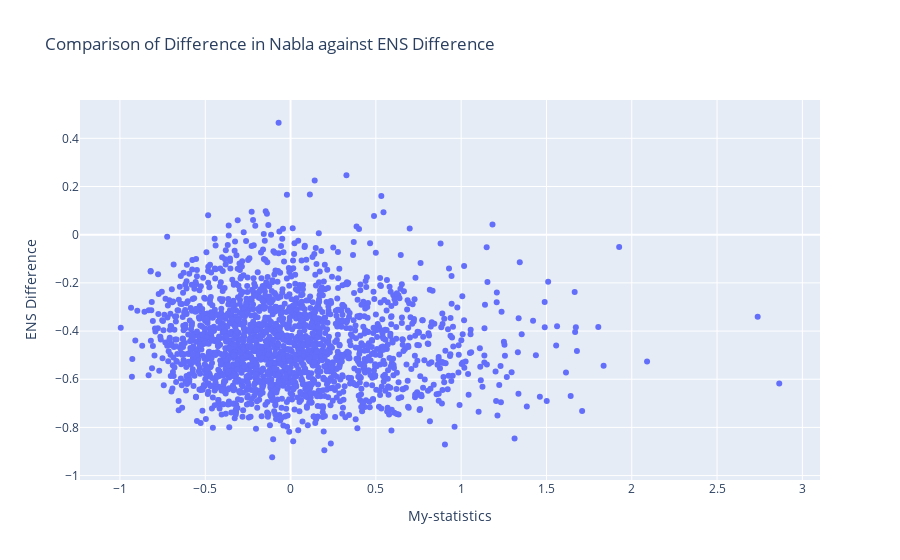

The code cell stored with this chart in its notebook:
### Code cell
Q2_list = []
nabla_list = []
ens_difference_list = []
Q1 = generate_rate_matrix()
t = 0.3
jsd_value = jsd(p0, pi_balance)
ens1 = calculate_ENS(p0, Q1, t)
nabla1 = calculate_non_stationarity(p0, np.array(Q1), t)
nabla_list2 = []
p1 = calculate_stationary_distribution(np.array(Q1))
jsd_p1_p2_list = []
for i in range(2000):
    Q2 = generate_rate_matrix()
    Q2_list.append(Q2)
    p2 = calculate_stationary_distribution(np.array(Q2))
    ens2 = calculate_ENS(p0, np.array(Q2), t)
    nabla2 = calculate_non_stationarity(p0, np.array(Q2), t)
    nabla_list.append(np.log(nabla1/nabla2))
    # if nabla1>nabla2:
    #     ens_difference = ens1/ens2
    # else:
    #     ens_difference = ens2/ens1
    ens_difference = np.log(ens1/ens2)
    ens_difference_list.append(ens_difference)
    # Q1c = matrix_calibration(Q1)
    # Q2c = matrix_calibration(Q2)
    # factor = norm(np.array(Q2c)-np.array(Q1c))/(1+norm(np.array(Q2c)-np.array(Q1c)))
    # factor2 = norm(np.array(Q2c)-np.array(Q1c))/(norm(np.array(Q2c))+norm(np.array(Q1c)))
    # aa = (nabla2+nabla1)/2
    # ga = np.sqrt(nabla2**2+nabla1**2)
    
    # jsd_p1_p2 = jsd(p1, p2)
    # jsd_p1_p2_list.append(jsd_p1_p2)

# Create scatter plot
fig = go.Figure()

# Add traces for each nabla list
fig.add_trace(go.Scatter(x=nabla_list, y=ens_difference_list, mode='markers', name='log'))


# Update layout
fig.update_layout(
    title='Comparison of Difference in Nabla against ENS Difference',
    xaxis_title='My-statistics',
    yaxis_title='ENS Difference',
    legend_title='Nabla Types'
)

# Show plot
fig.show()
col, p = stats.pearsonr(nabla_list, ens_difference_list)
col

### Figure 1 — Plotly figure (JSON) as saved in the notebook; plotly's stock layout.template omitted (floating-point values rounded to 4 significant figures; data arrays with more than 128 entries replaced by an {"elided": "..."} marker saying what was removed)
{"data": [{"mode": "markers", "name": "log", "type": "scatter", "x": {"elided": "2000 float values"}, "y": {"elided": "2000 float values"}}], "layout": {"legend": {"title": {"text": "Nabla Types"}}, "title": {"text": "Comparison of Difference in Nabla against ENS Difference"}, "xaxis": {"title": {"text": "My-statistics"}}, "yaxis": {"title": {"text": "ENS Difference"}}}}
